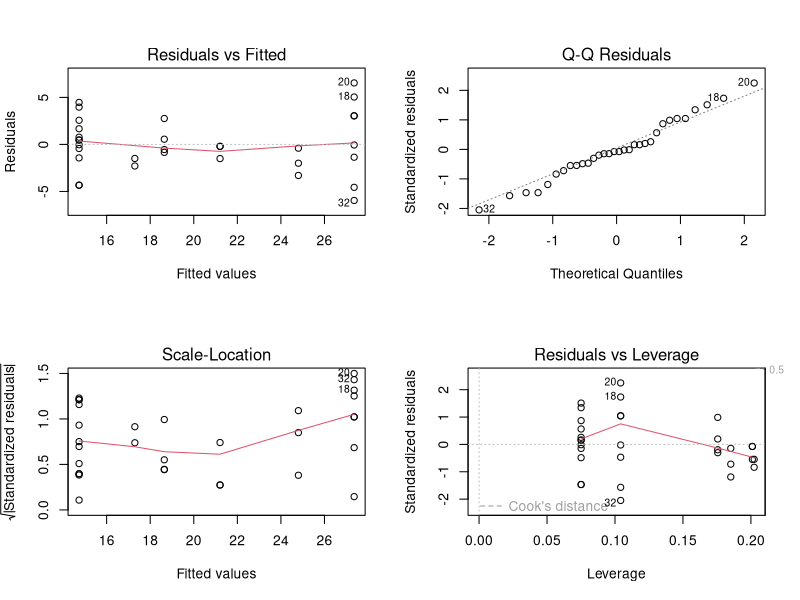
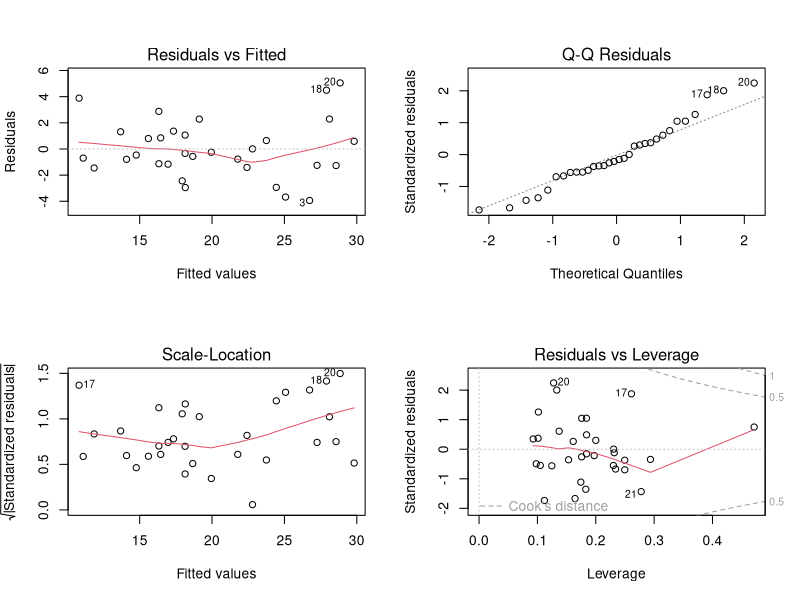

The R script that drew these images, in order:
## ---- chunk 1
knitr::opts_chunk$set(echo = TRUE)
## ---- chunk 2
data(mtcars)
library(data.table)
library(ggplot2)
library(MASS)
data <- data.table(mtcars)
data$vs <- factor(data$vs, labels = c("V", "S"))
data$am <- factor(data$am, labels = c("automatic", "manual"))
data$cyl  <- ordered(data$cyl)
data$gear  <- ordered(data$gear)
data$carb  <- ordered(data$carb)
summary(data)
## ---- chunk 3
fit1 <- lm(mpg ~ am + cyl, data=data)
summary(fit1)
par(mfrow = c(2,2))
plot(fit1)
## ---- chunk 4
fit2 <- lm(mpg ~ ., data=data)
summary(fit2)
anova(fit1, fit2)
## ---- chunk 5
step <- stepAIC(fit2, direction="both")
step$anova
## ---- chunk 6
fit3 <- lm(mpg ~ cyl + hp + wt + am, data=data)
summary(fit3)
par(mfrow = c(2,2))
plot(fit3)
